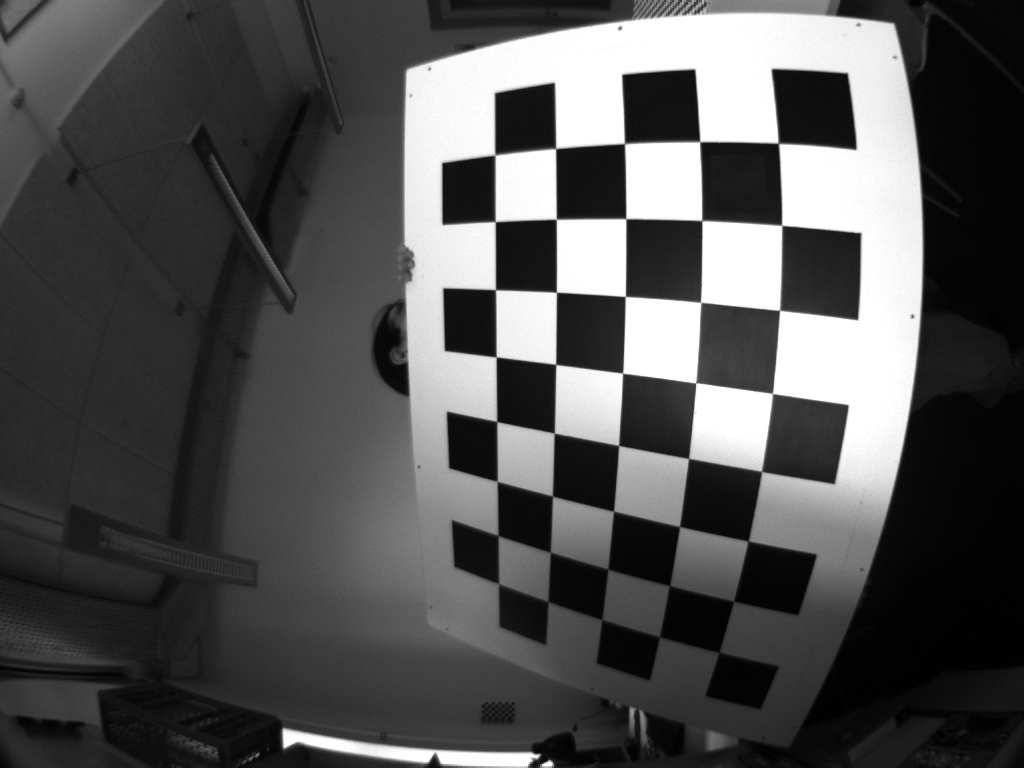
#> input picture test_images/Ladybug1.jpg, 1024 x 768 px; its folder holds only this picture in this run
$ jupyter execute --allow-errors test_homography.ipynb
#> lines starting #> are read from the running program, lines starting #| are printed output that depends on the picture
### helper_functions.py
import os
import glob

import cv2 as cv


def chessboard_images(path='./images'):
#> called with path = '/workspace/test_images'
    images_path = glob.glob(os.path.join(path, "*.jpg"))
    print(images_path)
    images = [cv.imread(fname) for fname in images_path]
#> images = 1 item
    return images

def extract_corners(image, pattern_size, criteria = (cv.TERM_CRITERIA_EPS + cv.TERM_CRITERIA_MAX_ITER, 30, 0.001)):
    gray = cv.cvtColor(image, cv.COLOR_BGR2GRAY)
    ret, corners = cv.findChessboardCorners(gray, pattern_size, None)
    if ret == True:
        corners2 = cv.cornerSubPix(gray, corners, (11,11), (-1,-1), criteria).squeeze()
        return corners2
    return None

### calibration.py
from typing import List

import math
import numpy as np
import cv2 as cv

from sympy.matrices import Matrix, eye
from sympy import symbols, sqrt, sin, cos, lambdify

from tqdm import tqdm
import scipy.linalg as la

def __normalize(points):
    '''
    Normalize 2d points.

    Input
    -----
    points: 2d points with shape (n, 2)

    Output
    -----
    normalized_points: normalized points.
    T: 3d transformation to normalize points.

    '''

    mean_, std_ = np.mean(points, axis=0), np.std(points, axis=0)
    T = [[std_[0], 0, mean_[0]], [0, std_[1], mean_[1]], [0, 0, 1]]
    T = np.linalg.inv(T)
    homogeneous_points = np.concatenate((points.T, np.ones([1, points.shape[0]])))
    normalized_points = np.dot(T, homogeneous_points).T[:, :2]
    return normalized_points, T

def find_homography(objpoints:np.array, imgpoints:np.array):
        '''
        By using DLT (direct linear transform),
        Finding 3x3 matrix describing the relation between 2d points in a plane and 2d points in a image.

        Input
        -----
        objpoints: 2d points (3d points without z-coordinate).
        imgpoints: 2d points obtained from a image.

        Output
        ------
        H: 3x3 homography matrix
        '''
        assert(len(objpoints) == len(imgpoints))

        num_points = len(objpoints)

        normalized_objpoints, objT = __normalize(objpoints)
        normalized_imgpoints, imgT = __normalize(imgpoints)

        A = np.empty((0, 9), float)
        for i in range(num_points):
            x, y = normalized_objpoints[i]
            u, v = normalized_imgpoints[i]
            A = np.append(A, np.array([[-x, -y, -1, 0, 0, 0, u * x, u * y, u]]), axis=0)
            A = np.append(A, np.array([[0, 0, 0, -x, -y, -1, v * x, v * y, v]]), axis=0)
        U, S, V = np.linalg.svd(A, full_matrices=False)

        H = np.dot(np.linalg.inv(imgT), np.dot(np.array(V[-1]).reshape([3,3]), objT))
        H = H / H[2][2]
        return H

# [266 lines left out: functions __DLT_for_B, __init_camera_matrix, __init_camera_extrinsics, parameter_initialization, __transform_parameters, __compute and 1 more, not called in this run]

### test_homography.ipynb
[cell 1]
import os
import glob

import numpy as np
import cv2 as cv
import matplotlib.pyplot as plt
import seaborn as sns

from helper_functions import chessboard_images, extract_corners
from calibration import find_homography

[cell 2]
pattern_size=(5, 8)
images = chessboard_images('/workspace/test_images')
#> images = 1 item

[cell 3]
# Test corner extraction
image = cv.imread("/workspace/test_images/Ladybug2.jpg")
#> (the rest of this cell did not finish here and is left out)


if corners is not None:
    cv.drawChessboardCorners(image, pattern_size, corners, True)
    plt.title('corners')
    plt.imshow(cv.cvtColor(image, cv.COLOR_BGR2RGB))
    plt.show()

[cell 4]
distance = []
obj_points = np.mgrid[:pattern_size[0],:pattern_size[1]].T.reshape(-1,2)
for img in images:
    corners = extract_corners(img, pattern_size).astype(int)
    if corners is not None:
        H_opencv, _ = cv.findHomography(obj_points, corners)
        H_mine = find_homography(obj_points, corners)
        for point in obj_points:
            sample_point = np.append(point, 1)

            pixel_homogeneous_point_ground_truth = np.dot(H_opencv, sample_point)
            pixel_homogeneous_point_DLT = np.dot(H_mine, sample_point)

            pixel_point_ground_truth = [int(pixel_homogeneous_point_ground_truth[0] / pixel_homogeneous_point_ground_truth[2]),
            int(pixel_homogeneous_point_ground_truth[1] / pixel_homogeneous_point_ground_truth[2])]
            pixel_point_DLT = [int(pixel_homogeneous_point_DLT[0] / pixel_homogeneous_point_DLT[2]), int(pixel_homogeneous_point_DLT[1] / pixel_homogeneous_point_DLT[2])]
            distance.append(cv.norm(np.array(pixel_point_ground_truth), np.array(pixel_point_DLT), normType=cv.NORM_L1))
#> this loop made 1 pass
#> (ret in extract_corners, num_points in find_homography, objT in find_homography, imgT in find_homography, S in find_homography) on pass 1: (True, 40, [[0.707, 0, -1.41], [0, 0.436, -1.53], [0, 0, 1]], [[0.0106, 0, -6.62], [0, 0.00632, -2.51], [0, 0, 1]], [11.73, 11.13, 10.53, 6.32, 6.32, 6.32, 4.64, 4.6, 0.206])
#> after the loop, distance = 40 values, max 2 at index 0, min 0 at index 4, mean 0.825

[cell 5]
# https://towardsdatascience.com/understanding-boxplots-5e2df7bcbd51
plt.figure(figsize=(15, 3))

# Draw a box plot to show Age distributions with respect to survival status.
sns.boxplot(data = distance,
     palette=["#3f3e6fd1"], fliersize = 0, orient = 'h')

sns.stripplot(data = distance,
     linewidth = 0.6, palette=["#85c6a9"], orient = 'h')

# plt.yticks( np.arange(2), ['drowned', 'survived'])
plt.title('L1 Distance of projected points between H and H_opencv', fontsize= 14)
plt.tight_layout()
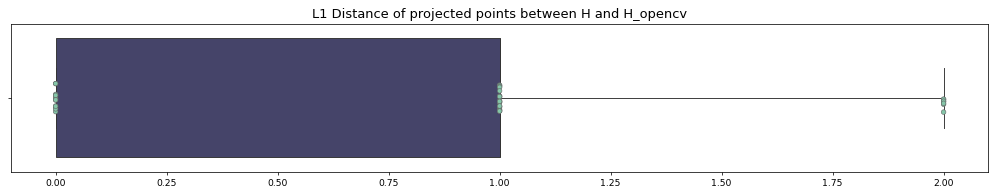
#> figure drawn by matplotlib, 1 panel


$ run again, on test_images/Ladybug13.jpg
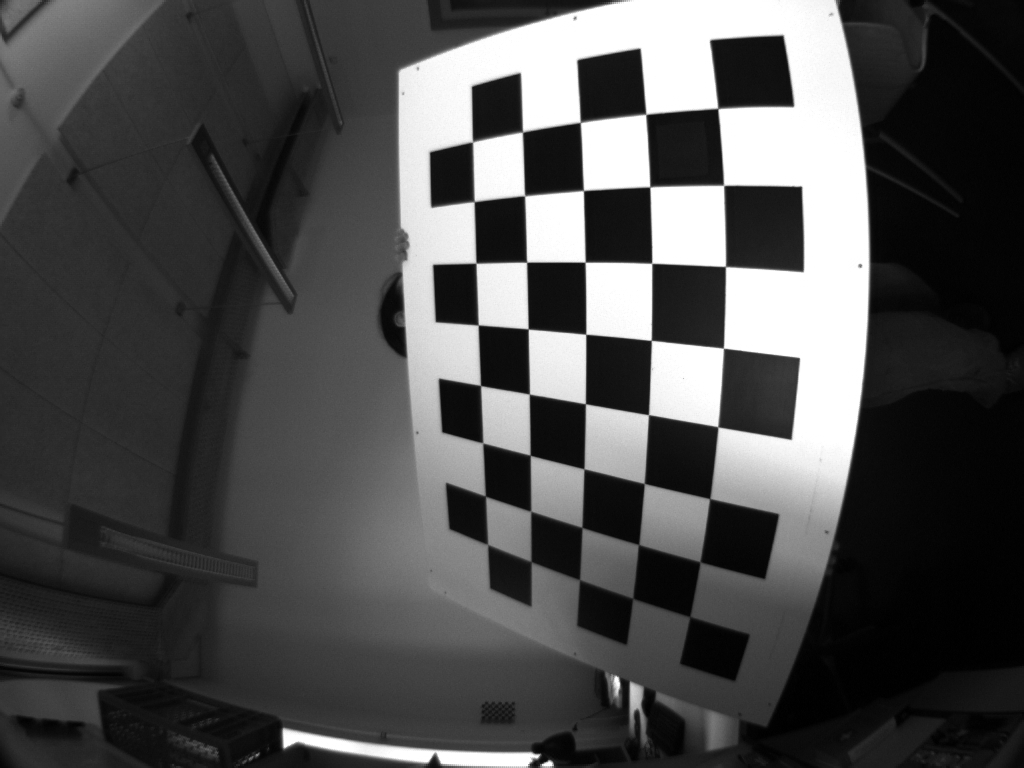
#> input picture test_images/Ladybug13.jpg, 1024 x 768 px
#> in chessboard_images, `images = [cv.imread(fname) for fname in images_path]`: images = 1 item
#> the loop `for img in images:` made 1 pass
#> (ret in extract_corners, num_points in find_homography, objT in find_homography, imgT in find_homography, S in find_homography) on pass 1: (True, 40, [[0.707, 0, -1.41], [0, 0.436, -1.53], [0, 0, 1]], [[0.012, 0, -7.09], [0, 0.00654, -2.37], [0, 0, 1]], [11.63, 11.31, 10.46, 6.32, 6.32, 6.32, 4.66, 4.59, 0.181])
#> after the loop `for img in images:`: distance = 40 values, max 4 at index 35, min 0 at index 1, mean 0.95
#> `[cell 5] # https://towardsdatascience.com/understanding-boxplots-5e2df..`:
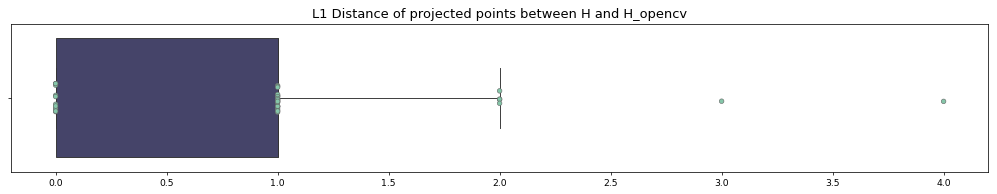
#> figure drawn by matplotlib, 1 panel

$ run again, on test_images/Ladybug4.jpg
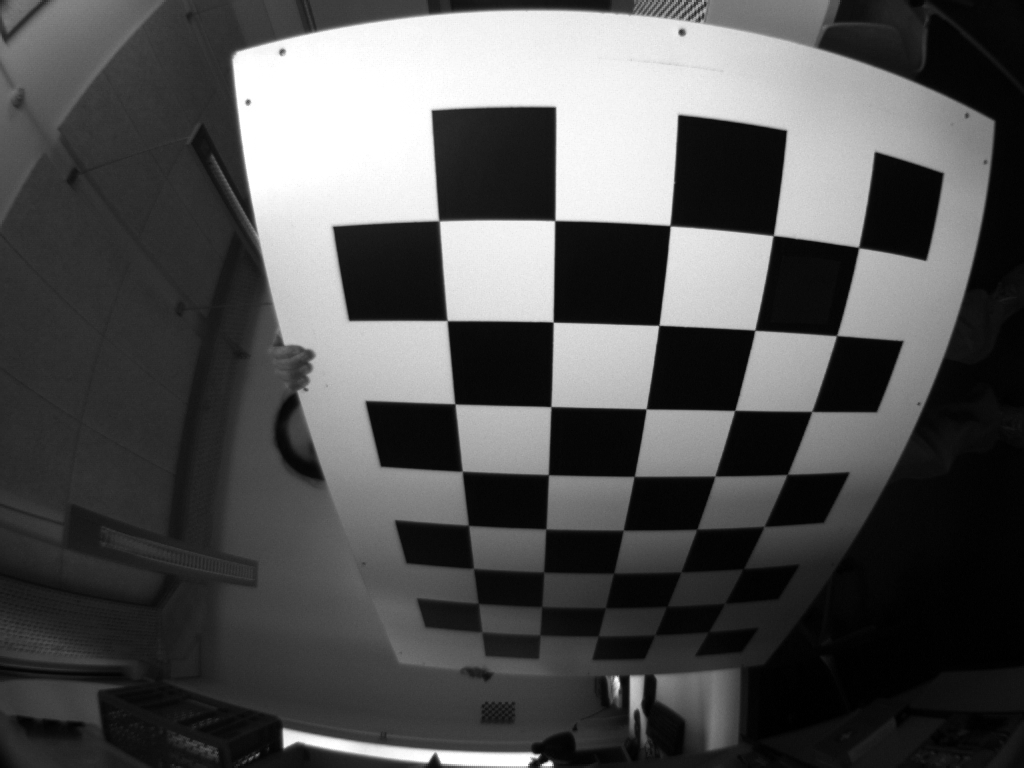
#> input picture test_images/Ladybug4.jpg, 1024 x 768 px
#> in chessboard_images, `images = [cv.imread(fname) for fname in images_path]`: images = 1 item
#> the loop `for img in images:` made 1 pass
#> (ret in extract_corners, num_points in find_homography, objT in find_homography, imgT in find_homography, S in find_homography) on pass 1: (True, 40, [[0.707, 0, -1.41], [0, 0.436, -1.53], [0, 0, 1]], [[0.00856, 0, -5.36], [0, 0.00753, -3.55], [0, 0, 1]], [12.49, 11.14, 9.81, 6.32, 6.32, 6.32, 4.71, 4.6, 0.164])
#> after the loop `for img in images:`: distance = 40 values, max 6 at index 35, min 0 at index 23, mean 1.8
#> `[cell 5] # https://towardsdatascience.com/understanding-boxplots-5e2df..`:
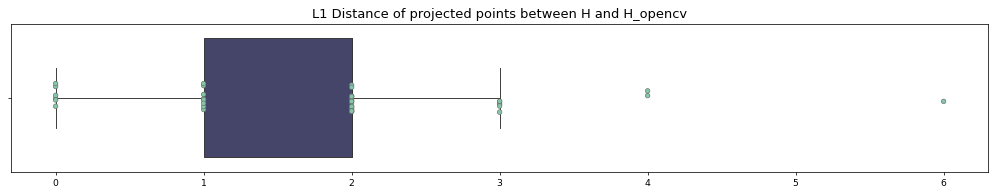
#> figure drawn by matplotlib, 1 panel

$ run again, on test_images/Ladybug10.jpg
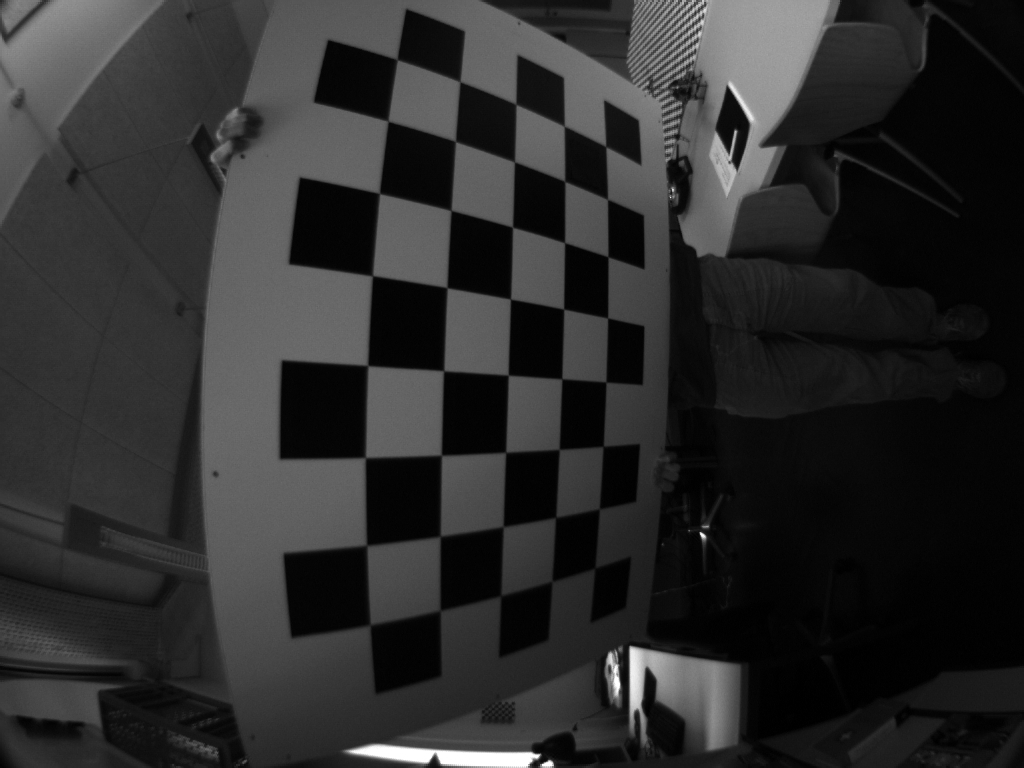
#> input picture test_images/Ladybug10.jpg, 1024 x 768 px
#> in chessboard_images, `images = [cv.imread(fname) for fname in images_path]`: images = 1 item
#> the loop `for img in images:` made 1 pass
#> (ret in extract_corners, num_points in find_homography, objT in find_homography, imgT in find_homography, S in find_homography) on pass 1: (True, 40, [[0.707, 0, -1.41], [0, 0.436, -1.53], [0, 0, 1]], [[0.0123, 0, -6.14], [0, 0.00603, -2.06], [0, 0, 1]], [11.8, 11.14, 10.44, 6.32, 6.32, 6.32, 4.64, 4.6, 0.169])
#> after the loop `for img in images:`: distance = 40 values, max 4 at index 39, min 0 at index 4, mean 1.3
#> `[cell 5] # https://towardsdatascience.com/understanding-boxplots-5e2df..`:
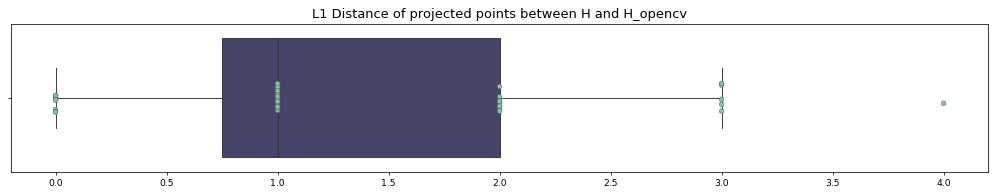
#> figure drawn by matplotlib, 1 panel
